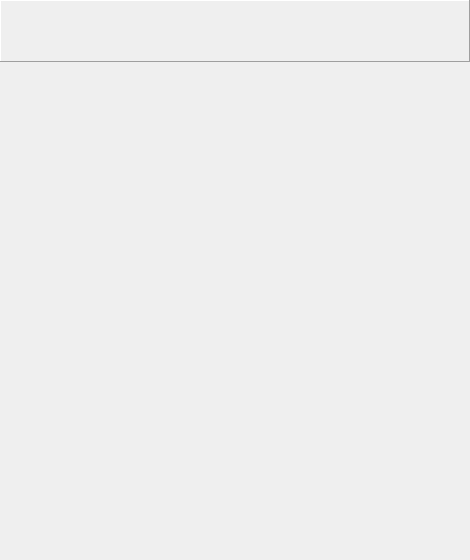
<?xml version="1.0" encoding="UTF-8"?>
<ui version="4.0">
 <class>ConfigRadio</class>
 <widget class="QDialog" name="ConfigRadio">
  <property name="geometry">
   <rect>
    <x>0</x>
    <y>0</y>
    <width>470</width>
    <height>560</height>
   </rect>
  </property>
  <property name="windowTitle">
   <string notr="true">CrossTalk: Radio FX</string>
  </property>
  <widget class="QWidget" name="horizontalLayoutWidget">
   <property name="geometry">
    <rect>
     <x>10</x>
     <y>70</y>
     <width>451</width>
     <height>481</height>
    </rect>
   </property>
   <layout class="QHBoxLayout" name="horizontalLayout"/>
  </widget>
  <widget class="BannerFrame" name="banner_frame">
   <property name="geometry">
    <rect>
     <x>0</x>
     <y>0</y>
     <width>470</width>
     <height>62</height>
    </rect>
   </property>
   <property name="frameShape">
    <enum>QFrame::Panel</enum>
   </property>
   <property name="frameShadow">
    <enum>QFrame::Raised</enum>
   </property>
  </widget>
 </widget>
 <customwidgets>
  <customwidget>
   <class>BannerFrame</class>
   <extends>QFrame</extends>
   <header>banner_frame.h</header>
   <container>1</container>
  </customwidget>
 </customwidgets>
 <resources/>
 <connections/>
</ui>
